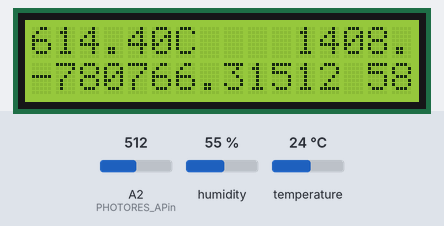
Bench run of a sketch on a simulated Arduino Uno, built with avr-gcc and run on an emulated ATmega328P. Parts: 16×2 character LCD. Wiring (inferred from the names in the program): DHT11 sensor: data A0. Inputs (shaded band) come from the test bench; at power-on: A2 (PHOTORES_APin) = 512, humidity 55 %, temperature 24 °C. What the sketch prints to the serial monitor is not drawn.

Above: at 1.2 s.
1.3 s: A2 (PHOTORES_APin) set to 716
At 2.6 s:
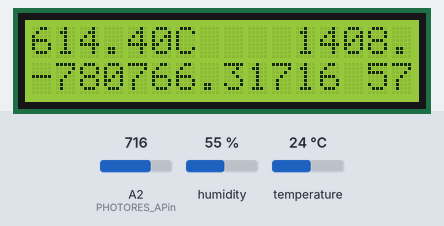
4.5 s: A2 (PHOTORES_APin) set to 900
At 5.8 s:
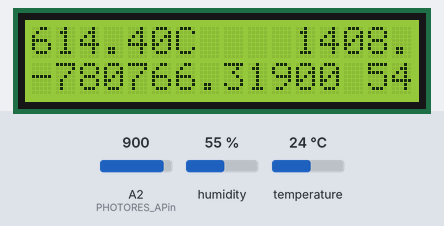
7.5 s: A2 (PHOTORES_APin) set to 1023
At 8.3 s:
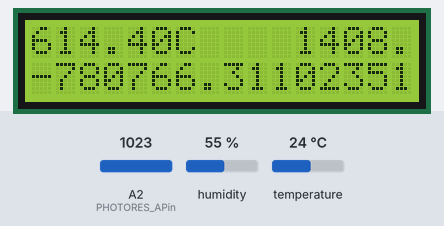
Timing chart, 0 to 10.5 s (numbered marks = the images above; inputs shaded):
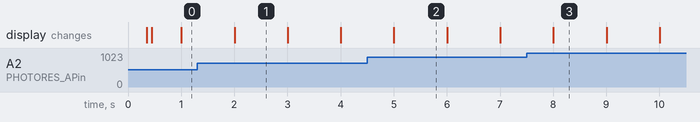

The sketch:

sketch_lcd.ino
```cpp
/*
LCD:

https://www.arduino.cc/en/Reference/LiquidCrystal
https://www.youtube.com/watch?v=dZZynJLmTn8
https://www.youtube.com/watch?v=R-CRIthB7ZY
http://howtomechatronics.com/tutorials/arduino/lcd-tutorial/


DHT (temp & hum)

https://github.com/adafruit/DHT-sensor-library/blob/master/examples/DHTtester/DHTtester.ino

Photoresistor
https://learn.adafruit.com/photocells/using-a-photocell
https://arduinodiy.wordpress.com/2013/11/03/measuring-light-with-an-arduino/
*/

#include <DHT.h>
#include <LiquidCrystal.h>

#define DHT_APin A0 // Pin Análogico al que he conectado el sensor de temperatura
#define DHT_Type DHT22 // mi sensor es el DHT11
#define PHOTORES_APin A2 // Pin Análogico al que he conectado el sensor de luz

// init
DHT dht(DHT_APin, DHT_Type);
LiquidCrystal lcd(9, 10, 4, 5, 6, 7); // syntax: LiquidCrystal(rs, enable, d4, d5, d6, d7)

int timer = 0;
int milis = 0;
int ticks = 0;
int luz = 0;


void setup() { // put your setup code here, to run once:
	Serial.begin(9600);
	dht.begin();
	lcd.begin(16, 2);

	lcd.print("  hue hue hue   ");
}


void loop() { // put your main code here, to run repeatedly:
	timer = 59 - ((millis() / 1000) % 60);
	if (timer == ticks) {
		return;
	}
	ticks = timer;

	luz = analogRead(PHOTORES_APin);

	if (timer == 59) {
		// Reading temperature or humidity takes about 250 milliseconds!
		// Sensor readings may also be up to 2 seconds 'old' (its a very slow sensor)
		float h = dht.readHumidity();
		float t = dht.readTemperature(); // lectura en Celsius, readTemperature(true) para Fahrenheit

		if (isnan(h) || isnan(t)) {
			Serial.println("E"); // E = error, para el script en python que lee
			return;
		}

		// Compute heat index in Celsius (isFahreheit = false)
		float hic = dht.computeHeatIndex(t, h, false); // sensación térmica


		// D = DHT, para el script en python que leerá esto
		Serial.print("D h:");
		Serial.print(h);
		Serial.print(" t:");
		Serial.print(t);
		Serial.print(" i:");
		Serial.print(hic);
		Serial.print(" lv:");
		Serial.print(luz);
		Serial.print(" lx:");
		Serial.print(Lux(luz));
		Serial.println("");

		lcd.clear();
		lcd.print(t);
		lcd.print("C    ");
		lcd.print(h);
		lcd.print("%");
		lcd.setCursor(0, 2);
		lcd.print(hic);
		lcd.print("C");

		digitalWrite(13, HIGH);
		delay(100);
		digitalWrite(13, LOW);
	}

	lcd.setCursor(10, 2);
	lcd.print(luz);

	lcd.setCursor(14, 2);
	if (timer < 10)
		lcd.print(0);
	lcd.print(timer);

	delay(100);
}


double Lux(int RawADC0) {
	double Vout = RawADC0 * 0.0048828125;
	//int lux=500/(10*((5-Vout)/Vout));//use this equation if the LDR is in the upper part of the divider
	double lux = (2500 / Vout-500) / 10;
	return lux;
}

/* GRAFANA:
SELECT (2500 / (mean("avg") * 0.0048828125) - 500) / 10,
       (2500 / (min("min") * 0.0048828125) - 500) / 10,
       (2500 / (max("max") * 0.0048828125) - 500) / 10
FROM "luminosidad"
WHERE $timeFilter
GROUP BY time(2m)
*/
```

Measured:
- what the display in image 1 shows lasts 1.0 s, from 2.0 s to 3.0 s
